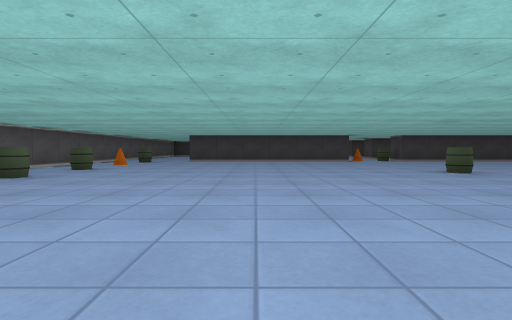
[1] (above)

24 first-person views from a walk through a cub3D ray-caster map. The camera is about half as high as the walls, tilts 2° down and sees 80° across. The floor is counted in squares. Each view is taken from the middle of a square. On the plan, view 1 faces up. The plan holds only what a view shows up to about 9 squares ahead; the rest is blank.

[2]
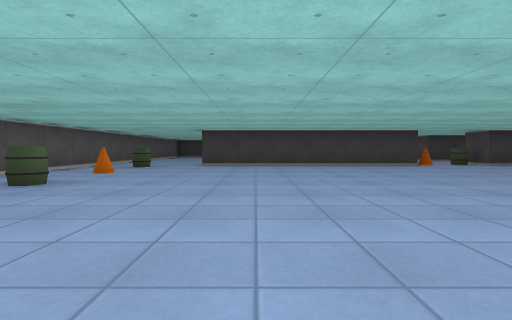

[3]
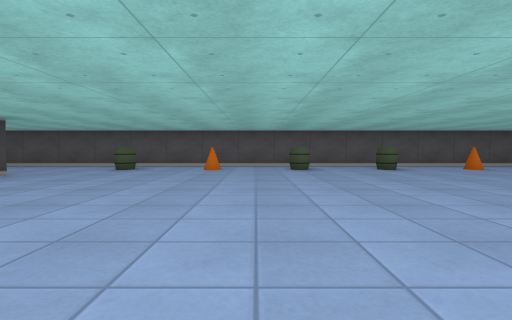

[4]
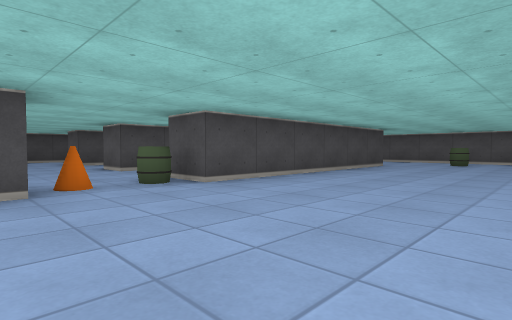

[5]
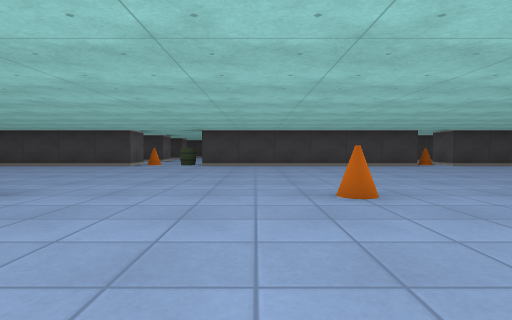

[6]
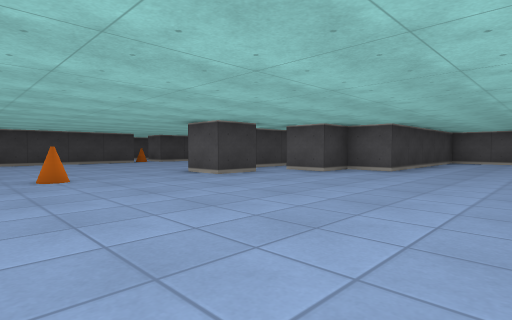

[7]
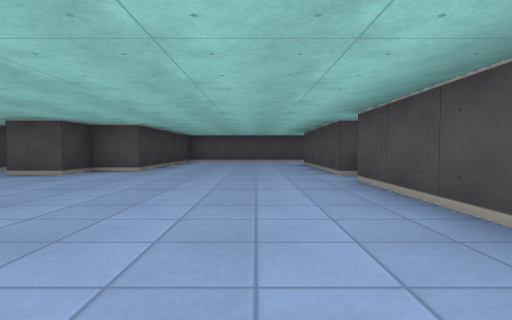

[8]
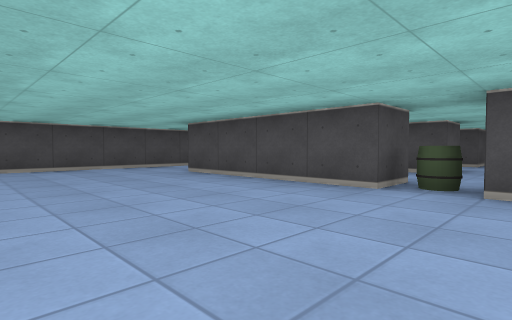

[9]
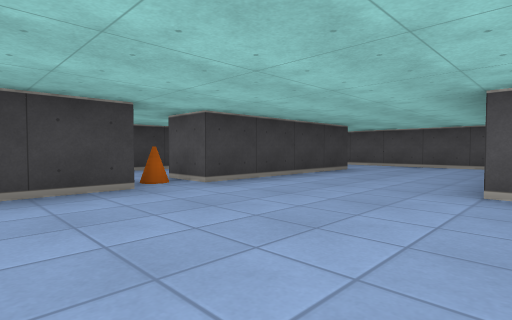

[10]
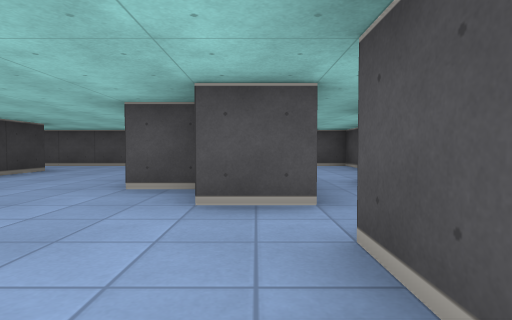

[11]
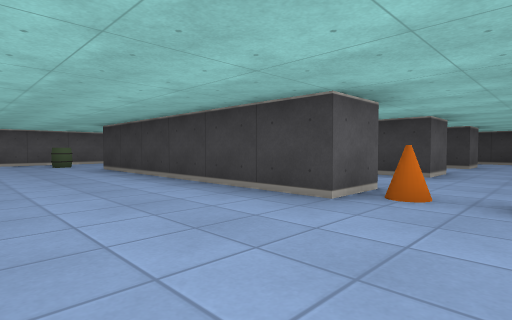

[12]
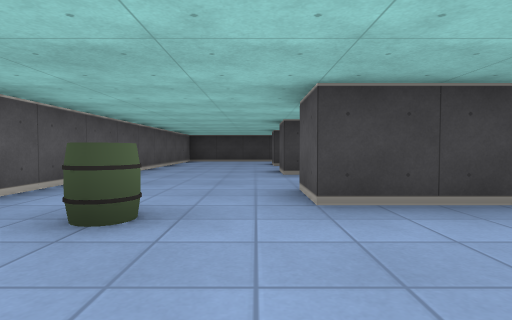

[13]
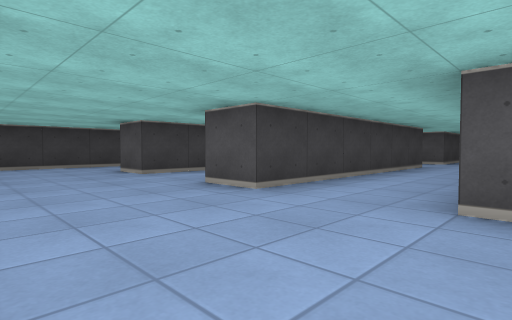

[14]
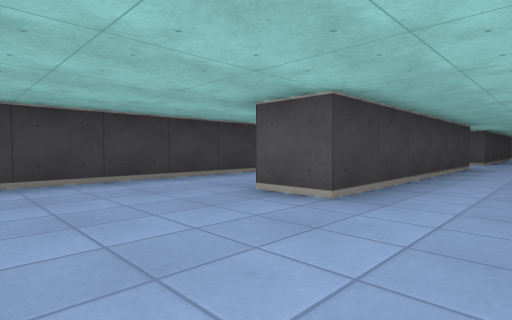

[15]
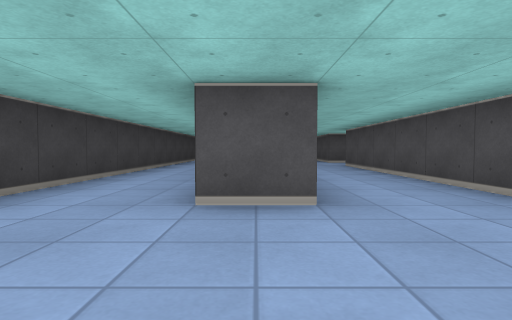

[16]
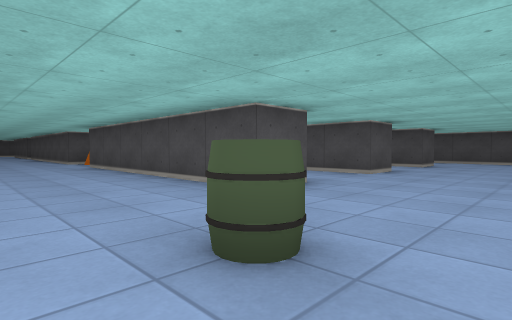

[17]
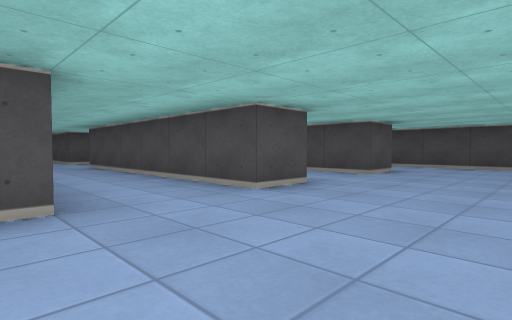

[18]
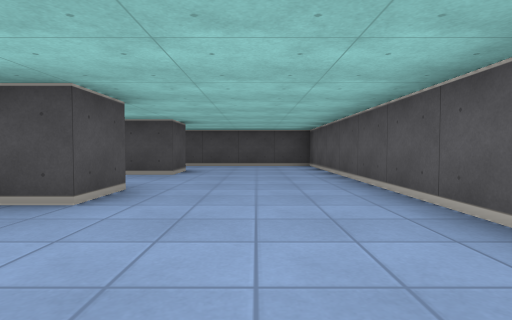

[19]
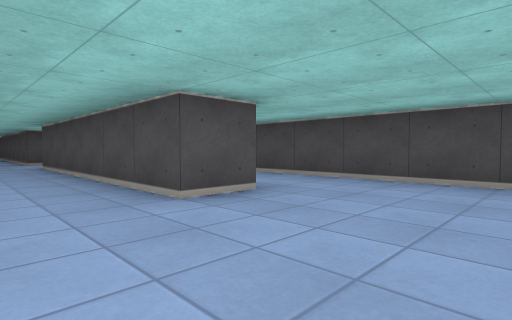

[20]
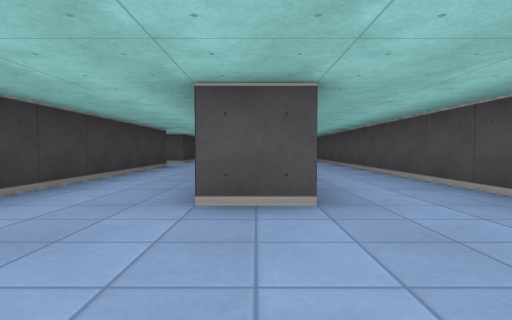

[21]
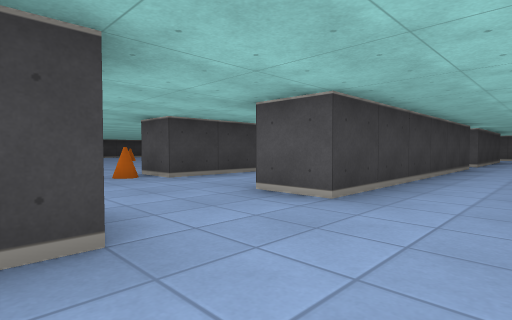

[22]
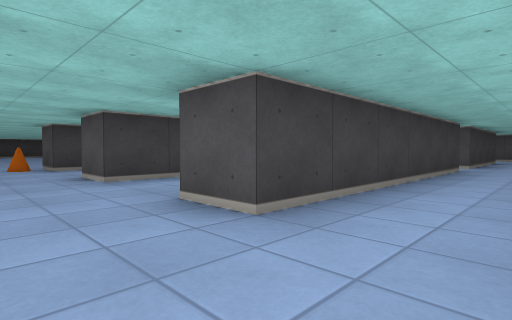

[23]
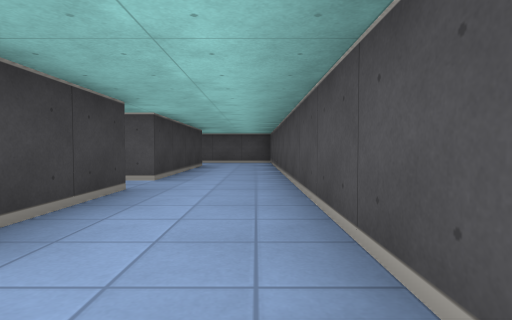

[24]
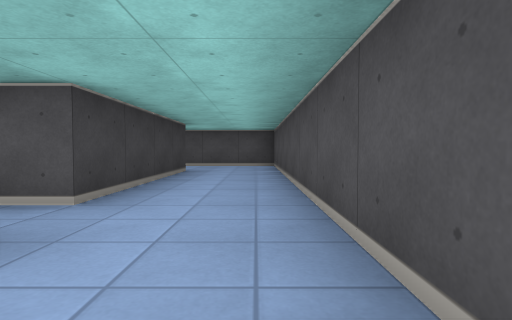

### Floor plan
Points are (right, up) in squares from view 1. A wall is a line through its corners. A room is listed if a view was taken in it or the views show most of it. See-through windows are left out.
Room 1 (views 1, 2, 3, 4, 5, 6, 7, 8, 9, 10, 11, 12, 13, 14, 15, 16, 17, 18, 19, 20, 21, 22, 23, 24)
walls: (11.5, 5.5) (10.5, 5.5) (10.5, 6.5) (11.5, 6.5); (8.8, -0.5) (11.5, -0.5); (7.5, -1.5) (5.5, -1.5) (5.5, -0.5); (13.5, 7.6) (13.5, 8.5); (13.8, 6.5) (12.5, 6.5) (12.5, 7.5); (3.5, 12.6) (3.5, 11.5) (-2.5, 11.5) (-2.5, 12.5); (11.5, 11.5) (5.5, 11.5) (5.5, 12); (12.5, -1.6) (12.5, -0.5) (16.5, -0.5); (-2.5, -1.6) (-2.5, -0.5) (3.5, -0.5) (3.5, -1.5); (11.5, -4.5) (5.5, -4.5) (5.5, -3.5); (17.2, 3.5) (13.5, 3.5) (13.5, 4.5) (12.5, 4.5) (12.5, 5.5); (13.6, 14.5) (12.8, 14.5); (16.5, 11.5) (12.5, 11.5) (12.5, 12.5); (6.2, 17.5) (5.5, 17.5); (14.2, -4.5) (12.5, -4.5) (12.5, -3.5) (13.2, -3.5); (-2.5, -4.5) (-2.5, -3.5) (3.5, -3.5) (3.5, -4.5) (-2.1, -4.5); (18.5, 9.1) (18.5, 12.9); (-2.1, 15.5) (3.5, 15.5) (3.5, 14.5) (-2.5, 14.5) (-2.5, 15.5); (11.6, -7.5) (5.5, -7.5) (5.5, -6.5) (6.2, -6.5); (3.5, 18.5) (3.5, 17.5) (-2.5, 17.5) (-2.5, 18.5); (18.5, -1.9) (18.5, 2.4); (8.5, -9.5) (18.5, -9.5) (18.5, -7); (-2.5, -7.6) (-2.5, -6.5) (3.5, -6.5) (3.5, -7.2); (4.1, 20.5) (-4.6, 20.5); (16.5, -7.5) (12.5, -7.5) (12.5, -6.5) (13, -6.5); (-5.5, 18.1) (-5.5, -9.5) (4, -9.5)
ways out: opening at (13.5, 6)
objects: barrel (-4, 1); cone (-4, 3); barrel (-4, 5); barrel (-4, 7); cone (-4, 9); barrel (-4, 11); barrel (4, -1); barrel (4, 6); cone (4, 12); cone (5, -1); barrel (5, 12); cone (8, 6); barrel (12, -1); cone (12, 12)

Positions as (right, up) in squares from view 1, and headings:
1: (0, 0), facing up
2: (-1, 3), facing up
3: (3, 4), facing left
4: (6, 3), facing down-left
5: (7, 3), facing up
6: (7, 1), facing up-right
7: (7, 1), facing right
8: (11, 3), facing down-right
9: (10, 8), facing up-right
10: (10, 7), facing right
11: (5, 9), facing up-left
12: (-3, 9), facing up
13: (-5, 12), facing up-right
14: (-5, 16), facing up-right
15: (-5, 18), facing right
16: (-5, 2), facing down-right
17: (-5, -1), facing down-right
18: (-4, -1), facing down
19: (-5, -5), facing down-right
20: (-5, -7), facing right
21: (3, -6), facing up-right
22: (4, -9), facing up-right
23: (8, -9), facing right
24: (10, -9), facing right
